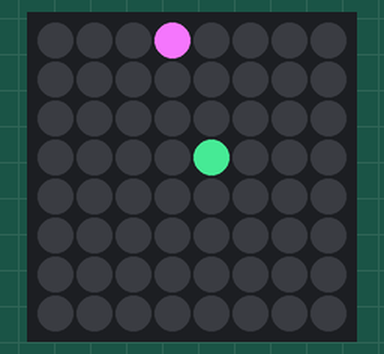
A program run on a simulated Raspberry Pi (BCM pin numbers) with a Sense HAT. Shown: the Sense HAT's 8×8 RGB LED matrix. Random numbers come from a fixed seed.

Above: at 0.45 s.
At 2.85 s:
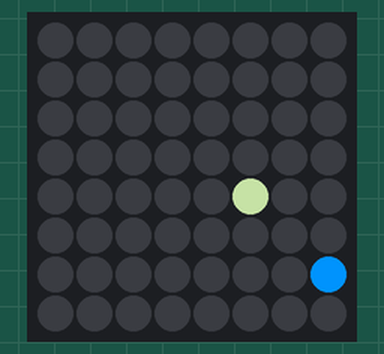
At 5.55 s:
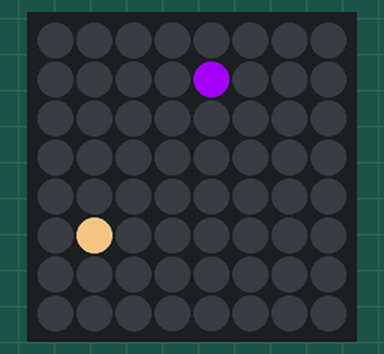
At 10.96 s:
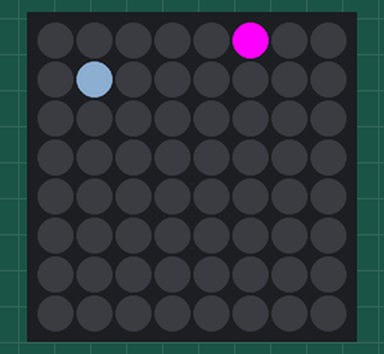
At 16.37 s:
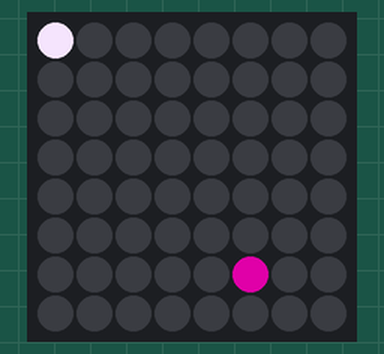
At 21.78 s:
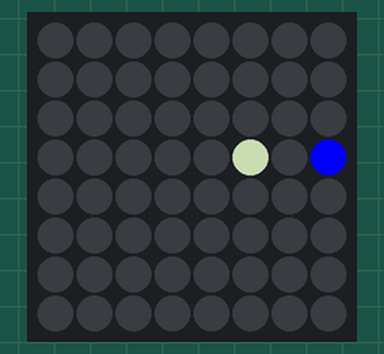

The program:

ejercicio_3.py
```python
#!/usr/bin/python

from sense_hat import SenseHat
from time import sleep
from random import randint
import random
import sys


sense = SenseHat()

x=0
y=0
while True:
	try:
        	sense.clear()
        	r1 = randint(0,255)
        	r2=randint(0,255)
		x=randint(0,7)
		y=randint(0,7)
        	sense.set_pixel(x,y,[r1,r2,127])
        	r1= randint(0,255)
        	r2=randint(0,255)
		x=randint(0,7)
        	y=randint(0,7)
		r1 = randint(0,255)
        	r2=randint(0,255)
        	sense.set_pixel(x,y,[r2,r1,255])
	except KeyboardInterrupt:
        	sense.clear()
		sys.exit()
```
